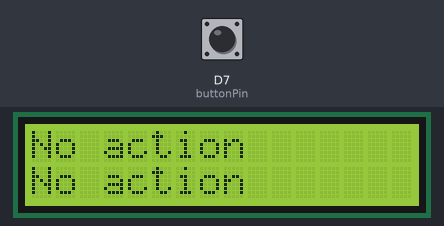
The sketch below on a simulated ESP8266 (NodeMCU). On the bench: 16×2 character LCD. The test bench sets the inputs (shaded band); at power-on: D7 (buttonPin) LOW. What the sketch prints to the serial monitor is not drawn.

Above: at 1.2 s.
1.3 s: D7 (buttonPin) pulled HIGH for 0.15 s
At 1.4 s:
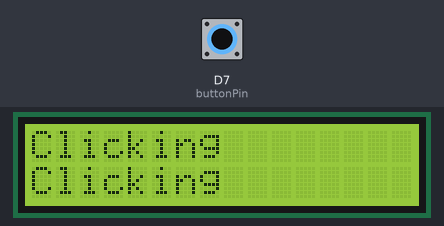
2.9 s: D7 (buttonPin) pulled HIGH for 3.2 s
Timing chart, 0 to 5.9 s (numbered marks = the images above; inputs shaded):
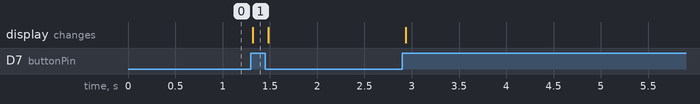

Measured:
- after the input at 1.3 s, the display: changes at once (image 1)

The sketch:

Button_and_LCD.ino
```cpp
#include <Wire.h>
#include <LiquidCrystal_I2C.h>
LiquidCrystal_I2C lcd(0x27, 16, 2);

int buttonPin = D7; //input from D7
int button_state = 0;
void setup()
{
  pinMode(buttonPin, INPUT);
  Serial.begin(9600);
  lcd.begin();
  lcd.backlight();
  lcd.setCursor(0, 0);
  lcd.print("Start");
}
void loop() {

  button_state = digitalRead(buttonPin); //read input from D7
  if(button_state == 1){
    Serial.print("clicking");
    lcd.setCursor(0, 0);
    lcd.print("Clicking ");
    lcd.setCursor(0, 1);
    lcd.print("Clicking ");
    Serial.println();
  }
  else{
    Serial.print("No action");
    lcd.setCursor(0, 0);
    lcd.print("No action ");
    lcd.setCursor(0, 1);
    lcd.print("No action ");
    Serial.println();
  }
}
```
